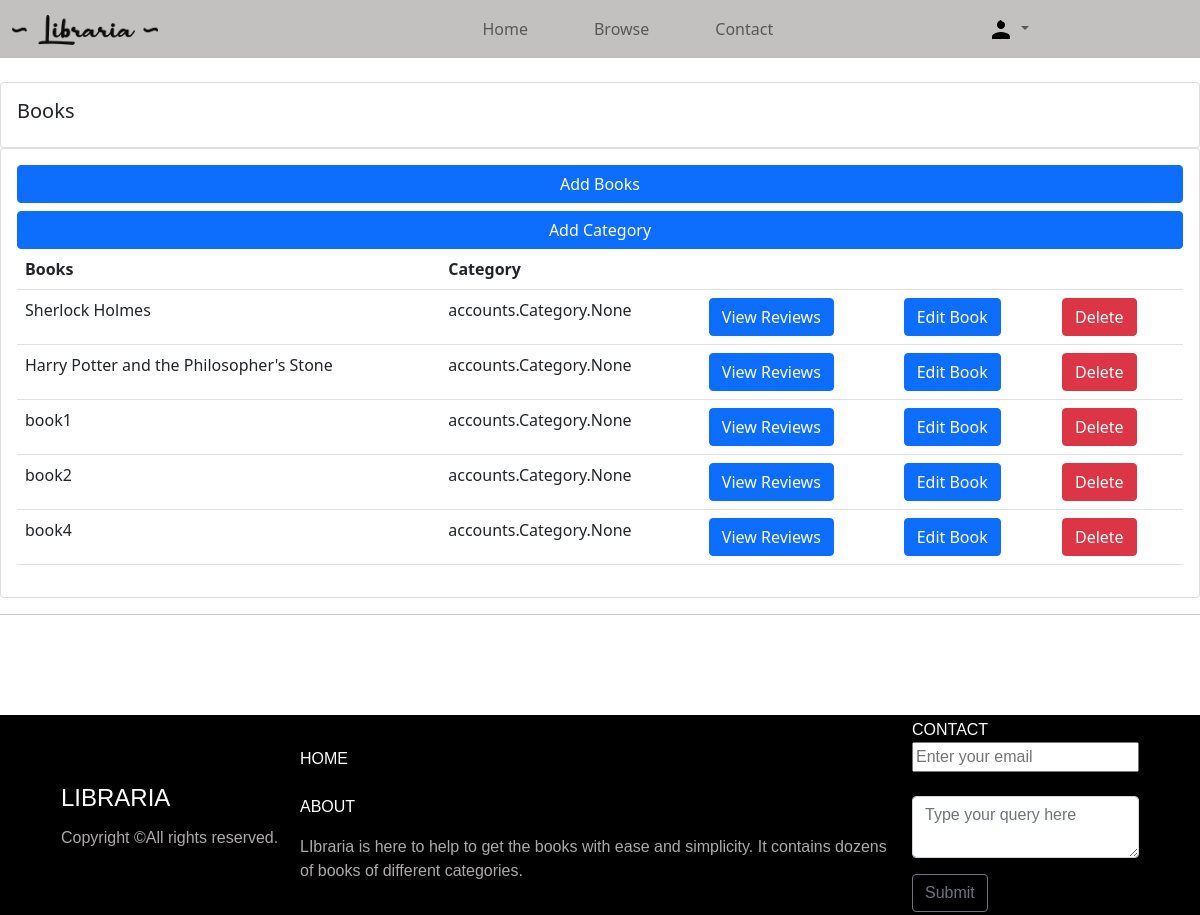
The app's page /books/ (signed in) with its own data.
### accounts/models.py (models this page shows, shortened)
class Book(models.Model):
    name=models.CharField(max_length=200, null= True)
    category=models.ManyToManyField(Category,related_name='category')
    author=models.CharField(max_length=200,null=True)
    quantity=models.IntegerField(null=True,blank=True)
    language=models.ForeignKey(Language,on_delete=models.CASCADE,null=True,blank=True)
    dimennsions=models.CharField(max_length=100,null=True,blank=True)
    description=models.TextField(max_length=5000,null=True,blank=True)
    image=models.ImageField(default='defaultbook.png',null=True,blank=True)
    upvote=models.ManyToManyField(User,blank=True,related_name='upvote')
    downvote=models.ManyToManyField(User,blank=True,related_name='downvote')

### accounts/decorators.py (the view)
        def wrap_func(request,*args, **kwargs):
            group=None
            if request.user.groups.exists():
                group=request.user.groups.all()[0].name
            if group in allowed_roles:
                return view_func(request,*args, **kwargs)
            else:
                return HttpResponse("not authorized")

### accounts/forms.py
class AddBook(ModelForm):
    class Meta:
        model=Book
        fields='__all__'
        exclude=['upvote','downvote']

class AddCategory(ModelForm):
    class Meta:
        model= Category
        fields='__all__'

### accounts/models.py (called while the page is built)
    def __str__(self):
        return self.name

    def __str__(self):
        return self.name

### accounts/views.py (called while the page is built)
@login_required(login_url='login')
@allowedUsers(['admin'])
def books(request):
    books=Book.objects.all()
    group_admin=Group.objects.get(name='admin')
    admin_users=User.objects.filter(groups=group_admin)
    form=AddBook()
    categoryform=AddCategory()
    if request.method == 'POST' :
            form= AddBook(request.POST)
            if form.is_valid():
                form.save()
                return redirect('books')
    if request.method == 'POST' :
            categoryform= AddCategory(request.POST)
            if categoryform.is_valid():
                categoryform.save()
                return redirect('books')
    return render(request, 'accounts/books.html',{'books':books, 'form':form, 'categoryform': categoryform,'admin_users':admin_users})

### accounts/templates/accounts/books.html (shortened to what this page needs)
{% extends 'accounts/main.html' %} {% block content %}
<br />
<div class="row">
  <div class="col-md">
    <div class="card card-body">
      <h5>Books</h5>
    </div>
    <div class="card card-body">
      <button
        type="button"
        class="btn btn-primary mb-2"
        data-bs-toggle="modal"
        data-bs-target="#exampleModal1"
      >
        Add Books
      </button>
<button type="button" class="btn btn-primary" data-bs-toggle="modal" data-bs-target="#exampleModal2">
 Add Category
</button>
      <table class="table">
        <tr>
          <th>Books</th>
          <th>Category</th>
          <th></th>
          <th></th>
          <th></th>
        </tr>
        {% for i in books %}
        <tr>
          <td>{{i.name}}</td>
          <td>{{i.category}}</td>
          <td>
            <a class="btn btn-primary me-2"href="{% url 'reviewpage' i.id %}"role="button">View Reviews</a>
          </td>
          <td><a href="{% url 'updatebook' i.id %}" role="button" class="btn btn-primary me-2">Edit Book</a></td>
            <td>
              <a
                class="btn btn-danger me-2"
                href="{% url 'deletebook' i.id %}"
                role="button"
                >Delete</a
              >
            </td>
        </tr>
        {% endfor %}
      </table>
    </div>
  </div>
</div>
{% endblock %}

### accounts/templates/accounts/main.html (shortened to what this page needs)
{% load static %}
<!DOCTYPE html>
<html lang="en">
<head>
    <link href="https://cdn.jsdelivr.net/npm/bootstrap@5.1.3/dist/css/bootstrap.min.css" rel="stylesheet"
 />
    <link rel="stylesheet" href="{% static '/css/style.css' %}">
    <link href="https://cdn.jsdelivr.net/npm/select2@4.1.0-rc.0/dist/css/select2.min.css" rel="stylesheet" />
</head>
<body>
    {% include 'accounts/navbar.html' %}
    {%block content %}
    {% endblock %}
    <hr />
</body>
{% include 'accounts/footer.html' %}
</html>

### accounts/templates/accounts/navbar.html (shortened to what this page needs)
{% load static %}
<nav class="navbar navbar-expand-lg navbar-light sticky-lg-top ">
  <div class="container-fluid  ">
    <a class="navbar-brand " href="{% url 'home' %}"><img src="{% static '/images/logo.png' %}" height="30px" alt=""></a>
    <div class="collapse navbar-collapse  " id="navbarSupportedContent">
      <ul class="navbar-nav  ">
        <li class="nav-item ">
          <a class="nav-link " aria-current="page" href="{% url 'home' %}">Home</a>
        </li>
        <li class="nav-item  ">
          <a class="nav-link " aria-current="page" href="{% url 'browse' %}">Browse</a>
        </li>
        <li class="nav-item">
          <a class="nav-link" href="#footer">Contact</a>
        </li>
        <li>
          <div class="collapse navbar-collapse" id="navbarNavDarkDropdown">
            <ul class="navbar-nav">
              <li class="nav-item dropdown">
                <a class="nav-link dropdown-toggle" href="#" id="navbarDarkDropdownMenuLink" role="button" data-bs-toggle="dropdown" aria-expanded="false">
                  <img src="{% static 'images/profile.png' %}" alt="" srcset="">
                </a>
              </li>
            </ul>
          </div>
        </ul>
      </div>
  </div>
</nav>

### accounts/templates/accounts/footer.html (shortened to what this page needs)
<div id="footer">
    <footer class="footer">
        <div class="copyright">
            <p class="sectionTitle title">LIBRARIA</p>
            Copyright &copy;All rights reserved.
        </div>
        <div class="container1">
            <a href="{% url 'home' %}" id="home">HOME</a><br>
            <p class="SectionTitle" style="color:white;">ABOUT</p>
            <div class="section">LIbraria is here to help to get the books with ease and simplicity. It contains dozens
                of books of different categories.</div>
        </div>
        <div class="container2">
            <div class="SectionTitle" style="color:white;">CONTACT</div>
            <div class="section">
                <form action="{% url 'savequery' %}" method="POST">
                    <input style="width:100%;" type="email" name="emailid" placeholder="Enter your email" id=""><br><br>
                    <div class="mb-3">
                        <textarea class="form-control" name="query" placeholder="Type your query here" id="query"
                            rows="2"></textarea>
                    </div>
                    <input type="submit" value="Submit" class="btn btn-outline-secondary sm">
                </form>
            </div>
        </div>
    </footer>
</div>

### static/css/style.css (style rules this page uses)
* { box-sizing: border-box; }

### accounts/templates/accounts/navbar.html (style rules this page uses)
.navbar { background-color: #c3c1bf; }
.navbar-nav { width: 100%; justify-content: center; padding-left: 150px; }
.nav-item { margin:auto 25px; }

### accounts/templates/accounts/footer.html (style rules this page uses)
html { position: relative; min-height: 100%; }
body { margin-bottom: 300px; }
footer { width: 100%; }
.footer { position: absolute; bottom: 0; display: flex; width: 100%; background-color: black; color: rgb(173, 169, 169); font-family: 'Alegreya Sans', sans-serif; height: 200px; align-items: center; justify-content: center; }
.title { font-size: x-large; font-weight: 500; }
.copyright { margin-left: 25px; padding-right: 150px; list-style: none; position: absolute; left: 3%; }
.sectionTitle { margin-bottom: 10px; color: white; }
.container1 { display: flex; flex-direction: column; width: 600px; margin-right: 10%; margin-left: 10%; justify-content: center; }
#home { text-decoration: none; color: white; font-weight: 100; }
.container2 { display: flex; flex-direction: column; margin-right: 25px; padding-left: 150px; position: absolute; right: 3%; }

### records on screen
Book: name "Sherlock Holmes", category "accounts.Category.None"
Book: name "Harry Potter and the Philosopher's Stone", category "accounts.Category.None"
Book: name "book1", category "accounts.Category.None"
Book: name "book2", category "accounts.Category.None"
Book: name "book4", category "accounts.Category.None"
